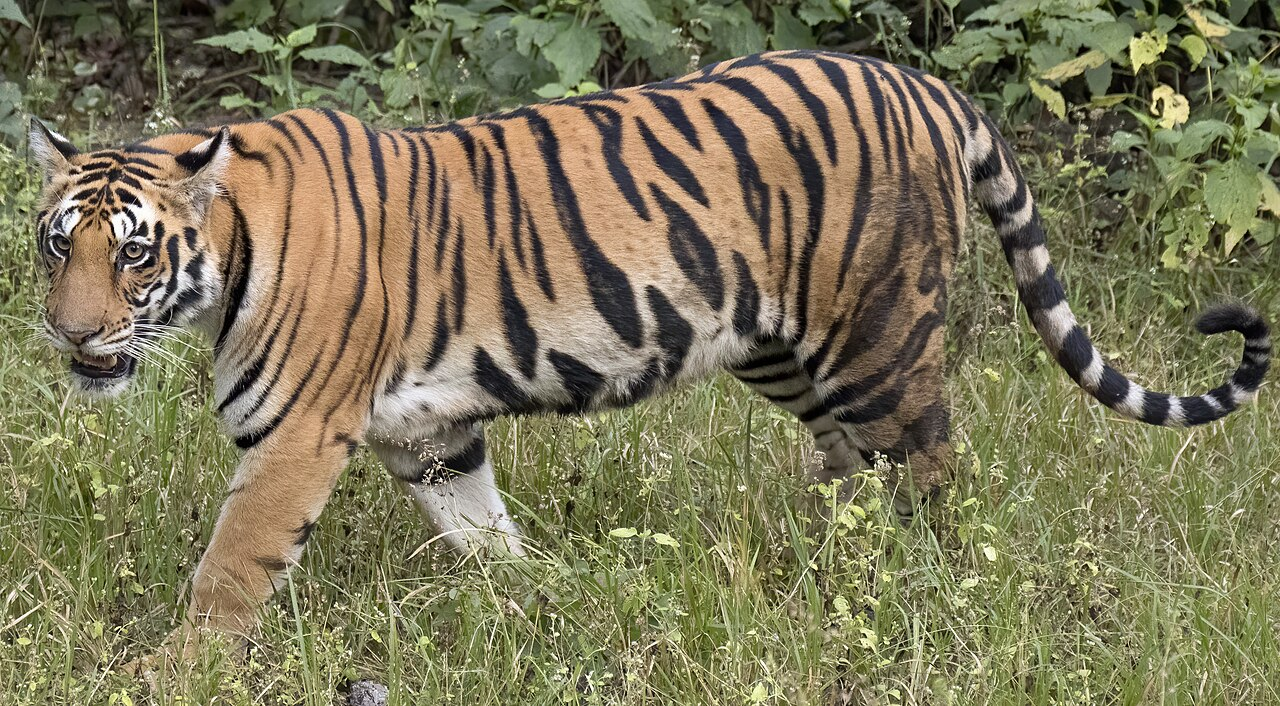
#> input picture backend/test_images/tiger_test.jpg, 1280 x 706 px
$ python -i image_utils.py   (imports and definitions only)   (older library calls are emulated)
#> lines starting #> are read from the running program, lines starting #| are printed output that depends on the picture
"""
VanRakshak AI - Image Utilities
Image processing, hashing, validation
"""

import os
import hashlib
from pathlib import Path
from PIL import Image as PILImage
import cv2
import numpy as np
from typing import Tuple, Optional
from config import settings


class ImageUtils:
    """Utility functions for image processing"""

    # [57 lines left out: functions save_image, get_image_hash, get_image_dimensions, not called in this run]

    @staticmethod
    def get_brightness(image_path: str) -> float:
        """
        Calculate average brightness of image

        Args:
            image_path: Path to image file

        Returns:
            Average brightness (0-255)
        """
        try:
            img = cv2.imread(image_path)
            if img is None:
                return 0.0

            # Convert to grayscale
            gray = cv2.cvtColor(img, cv2.COLOR_BGR2GRAY)
            brightness = np.mean(gray)
            return float(brightness)
        except Exception as e:
            print(f"Error calculating brightness: {e}")
            return 0.0

    @staticmethod
    def get_contrast(image_path: str) -> float:
        """
        Calculate contrast of image (standard deviation of pixel values)

        Args:
            image_path: Path to image file

        Returns:
            Contrast score (standard deviation)
        """
        try:
            img = cv2.imread(image_path)
            if img is None:
                return 0.0

            gray = cv2.cvtColor(img, cv2.COLOR_BGR2GRAY)
            contrast = np.std(gray)
            return float(contrast)
        except Exception as e:
            print(f"Error calculating contrast: {e}")
            return 0.0

    @staticmethod
    def get_blur_score(image_path: str) -> float:
        """
        Calculate blur score using Laplacian variance
        Higher variance = less blurry

        Args:
            image_path: Path to image file

        Returns:
            Laplacian variance (blur score)
        """
        try:
            img = cv2.imread(image_path)
            if img is None:
                return 0.0

            gray = cv2.cvtColor(img, cv2.COLOR_BGR2GRAY)
            laplacian_var = cv2.Laplacian(gray, cv2.CV_64F).var()
            return float(laplacian_var)
        except Exception as e:
            print(f"Error calculating blur score: {e}")
            return 0.0

    @staticmethod
    def is_corrupted(image_path: str) -> bool:
        """
        Check if image file is corrupted/unreadable

        Args:
            image_path: Path to image file

        Returns:
            True if corrupted, False if valid
        """
        try:
            with PILImage.open(image_path) as img:
                img.verify()
            return False
        except Exception:
            return True

    @staticmethod
    def get_image_quality_metrics(image_path: str) -> dict:
        """
        Calculate all image quality metrics

        Args:
            image_path: Path to image file

        Returns:
            Dictionary of quality metrics
        """
        return {
            "blur_score": ImageUtils.get_blur_score(image_path),
            "brightness": ImageUtils.get_brightness(image_path),
            "contrast": ImageUtils.get_contrast(image_path),
            "is_corrupted": ImageUtils.is_corrupted(image_path),
        }
#> in get_blur_score, img is the input picture: shape (706, 1280, 3); mean B, G, R 89.1, 119.1, 124.6
#> in get_blur_score, `gray = cv2.cvtColor(img, cv2.COLOR_BGR2GRAY)`:
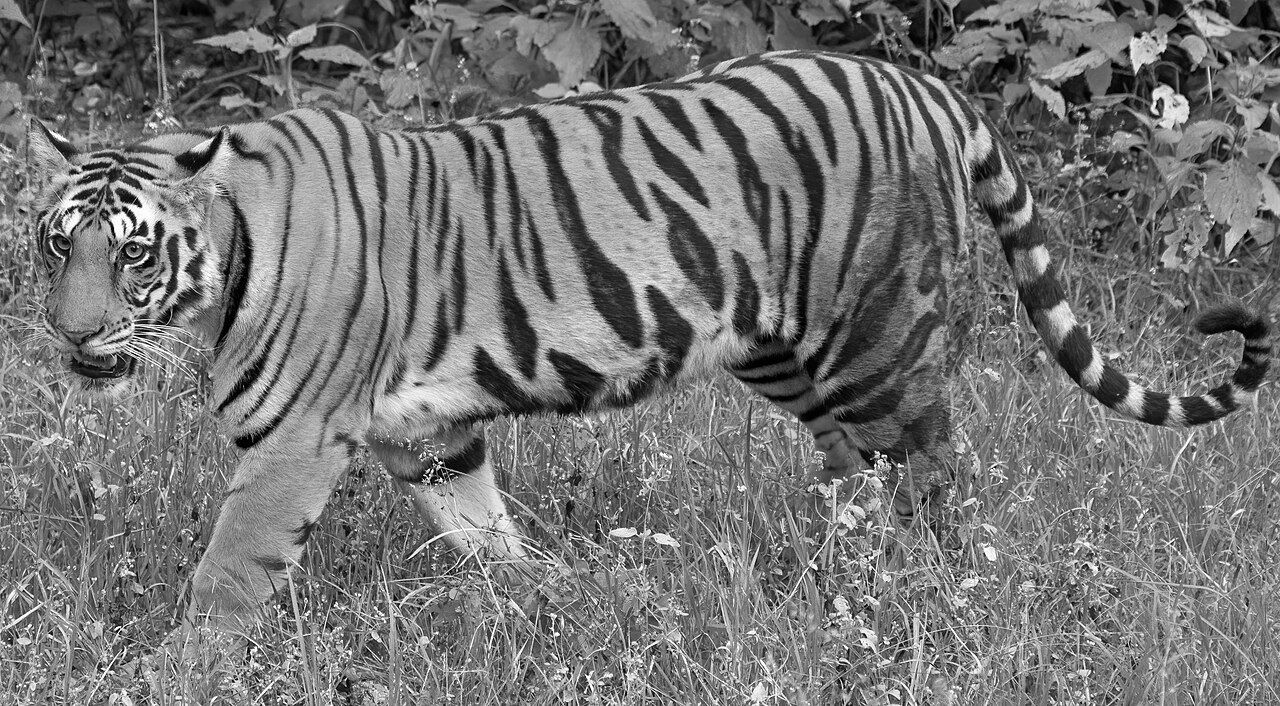
#> gray: shape (706, 1280); min 0, max 255, mean 117.3
#> in get_blur_score, `laplacian_var = cv2.Laplacian(gray, cv2.CV_64F).var()`: laplacian_var = 6183
#> in get_brightness, `brightness = np.mean(gray)`: brightness = 117.3
#> in get_contrast, `contrast = np.std(gray)`: contrast = 50.6


class PerceptualHash:
    """Perceptual hashing for duplicate image detection"""

    # [64 lines left out: functions calculate_phash, hamming_distance, is_duplicate, not called in this run]

>>> result = ImageUtils().get_image_quality_metrics('../test_images/tiger_test.jpg')
